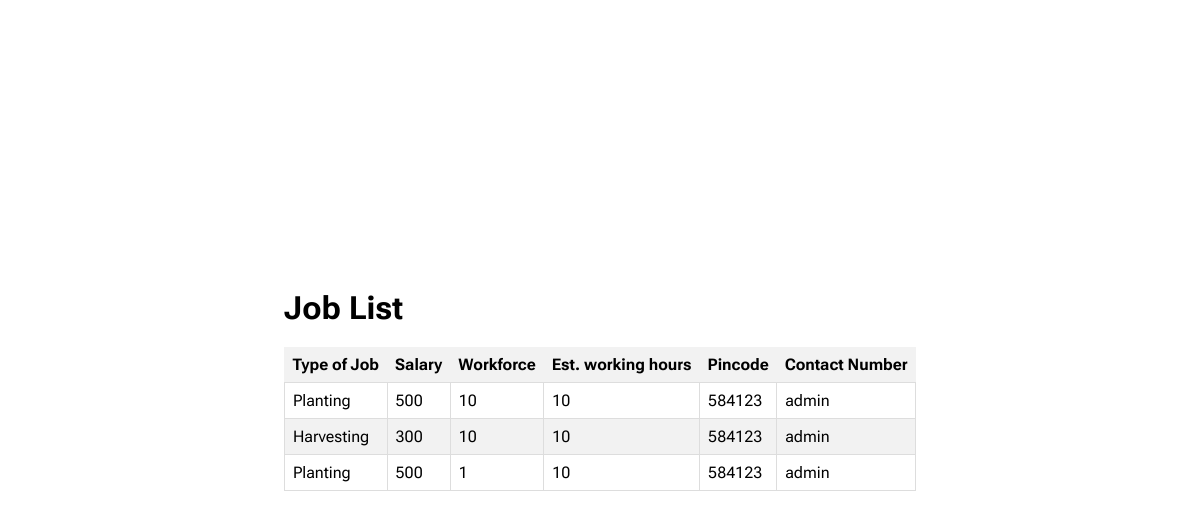
Page /user/ListJobs (signed in) on the committed database.
### myApp/models.py (models this page shows, shortened)
class Job(mo.Model):
    jobID = mo.BigAutoField(primary_key=True)
    userObj = mo.ForeignKey(to=User, on_delete=mo.CASCADE)
    pincode = mo.CharField(max_length=6, default='')
    salary = mo.IntegerField(default=350)
    workforce = mo.IntegerField(default=10)
    hours = mo.IntegerField(default=10)
    jobType = mo.TextField(max_length=200, default='')

### myApp/views.py (the view)
# urls.py: path('user/ListJobs',views.listJobs,name="ListJobs"),
@login_required(login_url='user/login')
def listJobs(request):
    if request.user.is_authenticated:
        userObj = User.objects.get(username=request.user.username)
        address = customer.objects.filter(user=userObj)
        pincode = 584123
        for i in list(address):
            pincode = i.pincode
        related_jobs = Job.objects.filter(pincode=pincode)
        return render(request, 'user/ListJobs.html',{'jobs': related_jobs})

### templates/user/ListJobs.html (shortened to what this page needs)
<!DOCTYPE html>
<html>
<head>
    {% load static %}
</head>
<body>
<div class="wrapper">
    <div class="registration_form">
        <h1>Job List</h1>
    <table>
      <thead>
        <tr>
          <th>Type of Job</th>
          <th>Salary</th>
          <th>Workforce</th>
          <th>Est. working hours</th>
          <th>Pincode</th>
          <th>Contact Number</th>
        </tr>
      </thead>
      <tbody>
        {% for i in jobs %}
          <tr>
            <td>{{ i.jobType }}</td>
            <td>{{ i.salary }}</td>
            <td>{{ i.workforce }}</td>
            <td>{{ i.hours }}</td>
            <td>{{ i.pincode }}</td>
            <td>{{ request.user.username }}</td>
          </tr>
        {% empty %}
          <tr>
            <td colspan="5">No jobs found.</td>
          </tr>
        {% endfor %}
      </tbody>
    </table>
    </div>
</div>
</body>
</html>

### templates/user/ListJobs.html (style rules this page uses)
* { list-style: none; margin: 0; padding: 0; box-sizing: border-box; font-family: 'Roboto Flex', sans-serif; }
body { background-image: url(https://media.istockphoto.com/photos/mowing-the-lawn-a-perspective-of-green-grass-cut-strip-selective-picture-id950856192?b=1&k=20&m=950856192&s=170667a&w=0&h=BqUNt81lDvVTyEJc2MwkHuoOss1dwiOSK07qLUVvdRI=); background-attachment: fixed; background-repeat: no-repeat; background-size: cover; }
.wrapper { min-height: 100vh; display: flex; justify-content: center; align-items: center; }
table { border-collapse: collapse; width: 100%; margin-top: 20px; margin-bottom: 20px; }
th { text-align: left; background-color: #f2f2f2; padding: 8px; }
td { text-align: left; border: 1px solid #ddd; padding: 8px; }
tr:nth-child(even) { background-color: #f2f2f2; }
tr:nth-child(odd) { background-color: #fff; }

### rows in the picture
Job: jobType "Planting", salary "500", workforce "10", hours "10", pincode "584123"
Job: jobType "Harvesting", salary "300", workforce "10", hours "10", pincode "584123"
Job: jobType "Planting", salary "500", workforce "1", hours "10", pincode "584123"

### other values in the picture
{{ request.user.username }} "admin"
